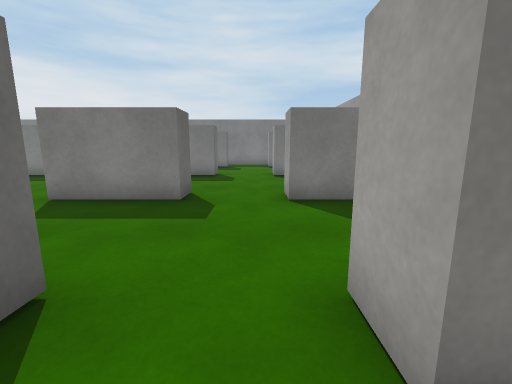
[1] (above)

21 first-person views from a walk through a scene from a Unity 3-D project. The camera is 1.2 m above the floor, tilts 10° down and sees 90° across. The floor is counted in squares, 1 m on a side. Each view is taken from the middle of a square. On the plan, view 1 faces up. The plan holds only what a view shows up to about 12 squares ahead; the rest is blank. The place goes on beyond the plan. The player is left out. Surface patterns are stand-ins for the level's own textures.

[2]
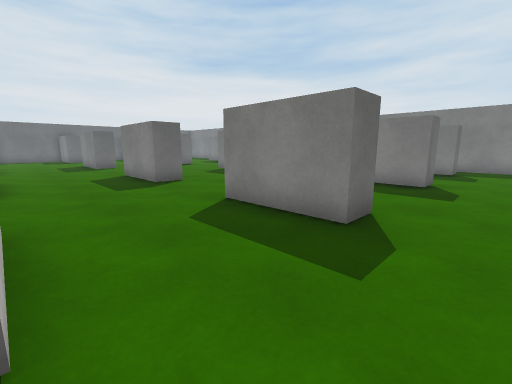

[3]
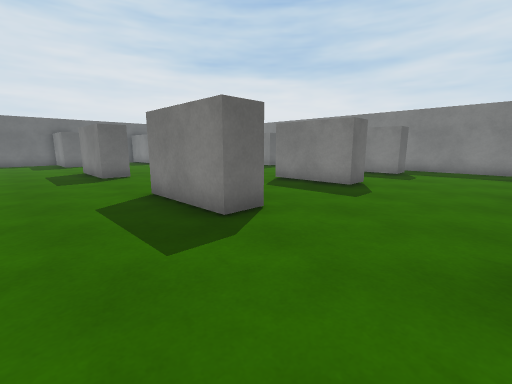

[4]
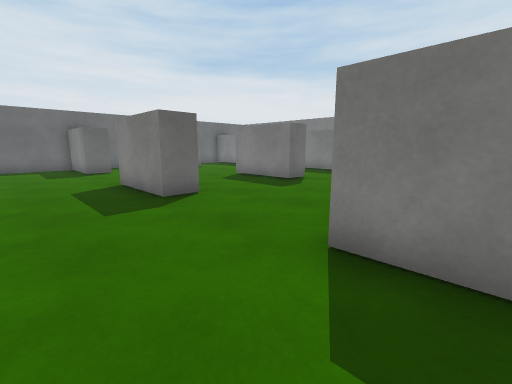

[5]
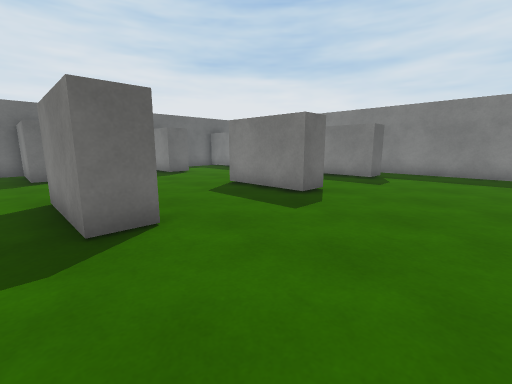

[6]
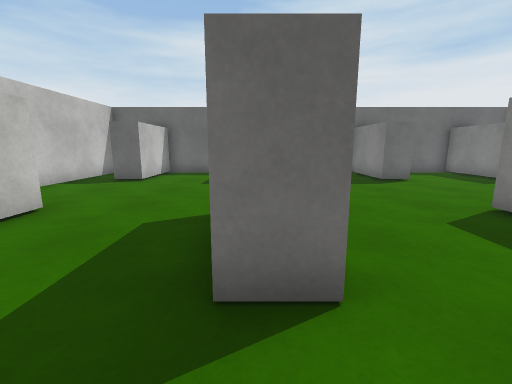

[7]
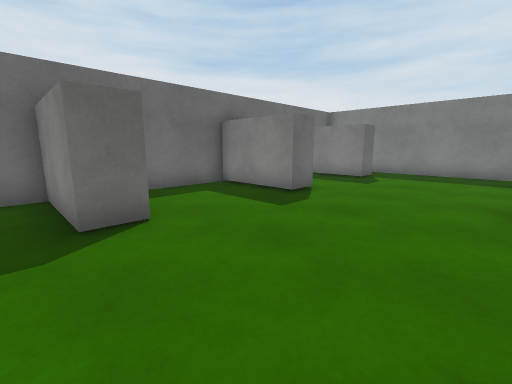

[8]
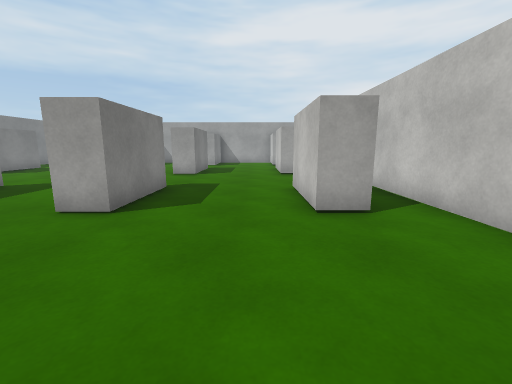

[9]
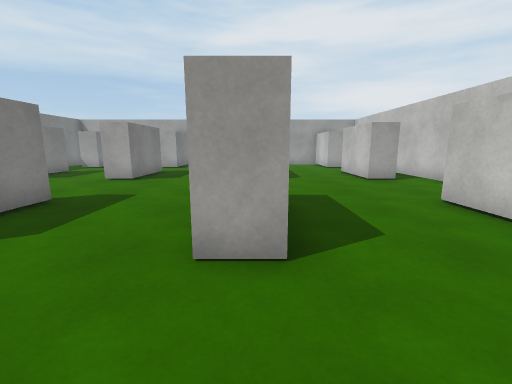

[10]
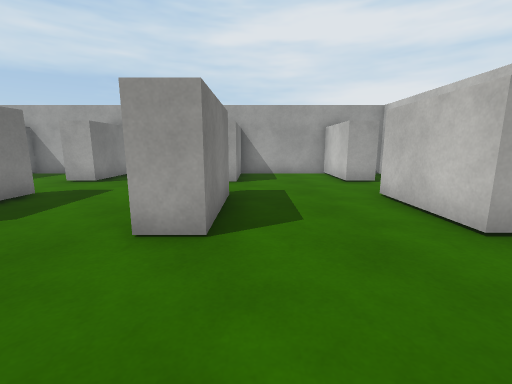

[11]
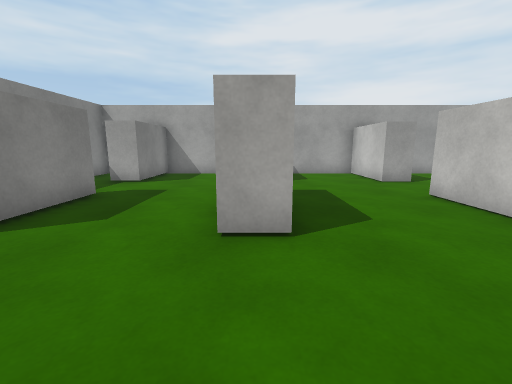

[12]
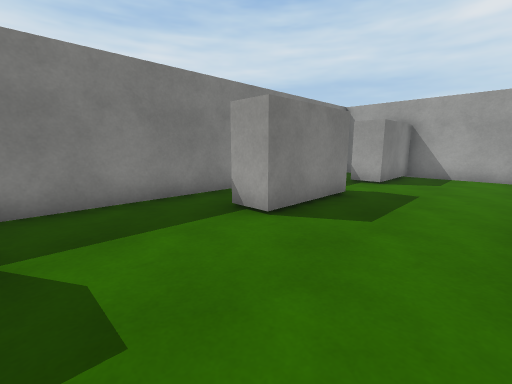

[13]
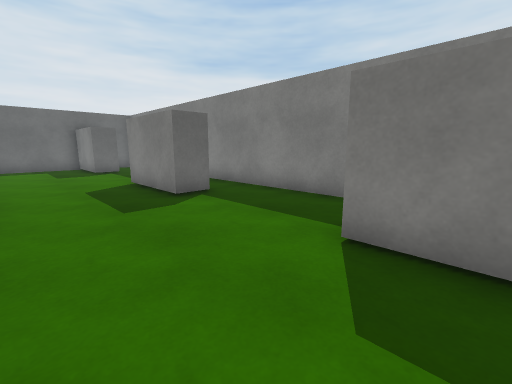

[14]
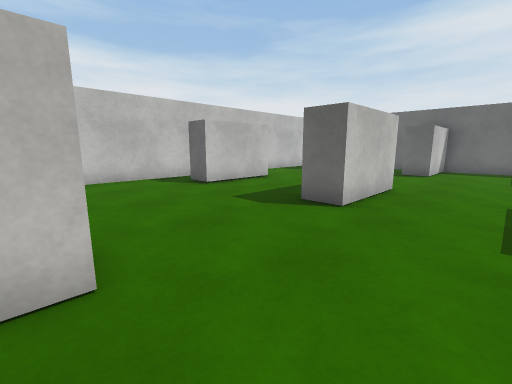

[15]
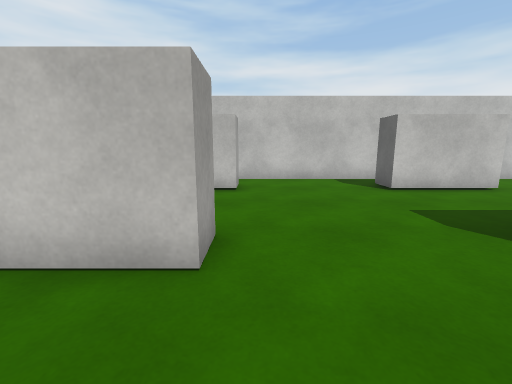

[16]
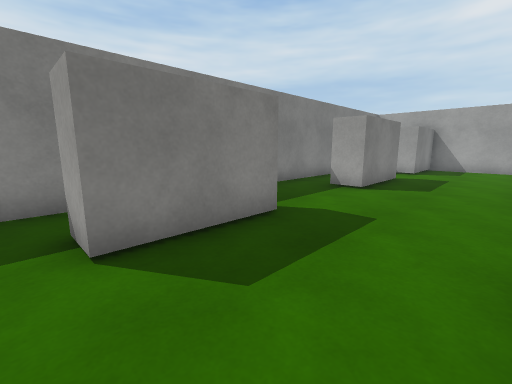

[17]
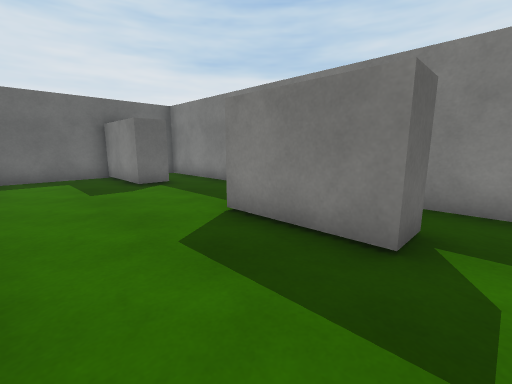

[18]
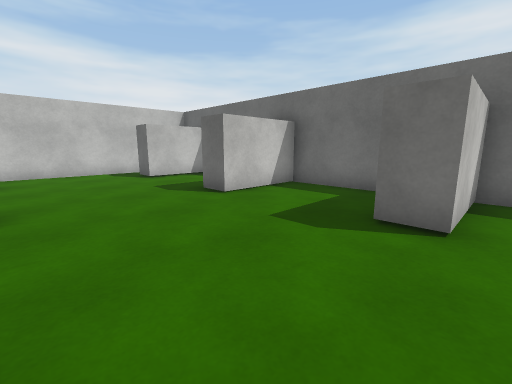

[19]
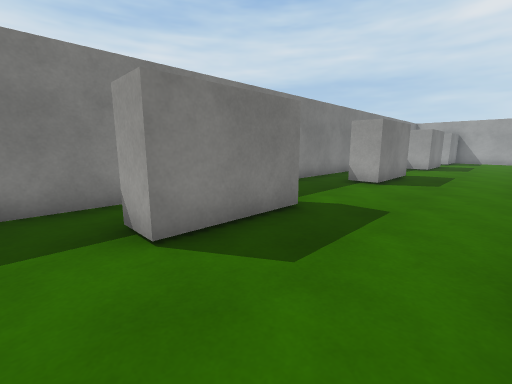

[20]
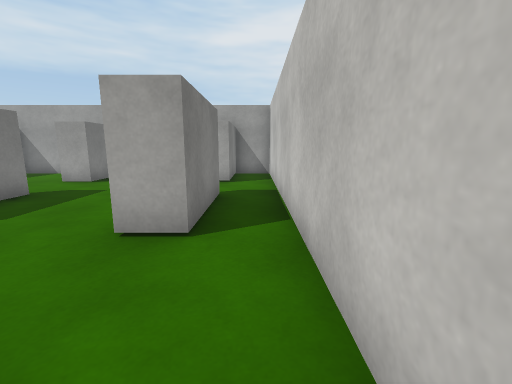

[21]
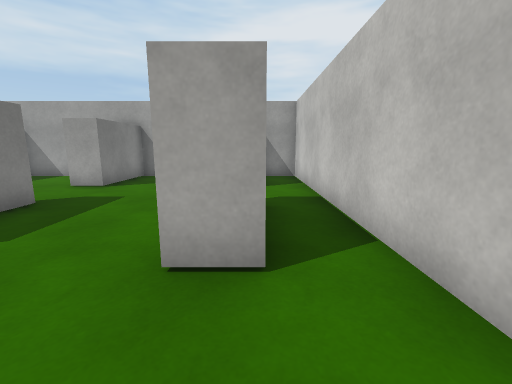

### Floor plan
Points are (right, up) in squares from view 1. A wall is a line through its corners. A room is listed if a view was taken in it or the views show most of it. See-through windows are left out.
Room 1 (views 1, 2, 3, 4, 5, 6, 7, 8, 9, 10, 11, 12, 13, 14, 15, 16, 17, 18, 19, 20, 21)
walls: (-8.4, 6.8) (-8.4, 5.7) (-11.5, 5.7) (-11.5, 6.7) (-9.5, 6.7); (-8.4, 11.6) (-8.4, 10.5) (-11.5, 10.5); (-15.8, 11.6) (-15.8, 10.5) (-18.9, 10.5); (-3.9, 6.7) (-1.7, 6.7) (-1.7, 5.7) (-4.7, 5.7) (-4.7, 6.8); (-8.4, 16) (-8.4, 15) (-11.5, 15) (-11.5, 16); (-11.5, 0.9) (-11.5, 1.9) (-8.4, 1.9); (-18.9, 6.7) (-15.8, 6.7) (-15.8, 5.7) (-18.9, 5.7); (-15.8, 16.1) (-15.8, 15) (-18.8, 15) (-18.8, 16); (-1.7, 11.6) (-1.7, 10.5) (-4.7, 10.5) (-4.7, 11.6); (-18.9, 1.9) (-15.8, 1.9) (-15.8, 0.9); (-16.8, -0.6) (3.7, -0.6) (3.7, 0.9) (0.7, 0.9) (0.7, 1.9) (3.7, 1.9) (3.7, 5.7) (0.7, 5.7) (0.7, 6.7) (3.7, 6.7) (3.7, 10.5); (-1.7, 16) (-1.7, 15) (-4.7, 15) (-4.7, 16); (-1.6, 0.9) (-4.7, 0.9) (-4.7, 1.9) (-1.7, 1.9) (-1.7, 1.5); (-23.1, 16.1) (-23.1, 15) (-26.2, 15) (-26.2, 11.5) (-23.1, 11.5) (-23.1, 10.5) (-26.2, 10.5) (-26.2, 6.7) (-23.1, 6.7) (-23.1, 5.7) (-26.2, 5.7) (-26.2, 1.9) (-23.1, 1.9) (-23.1, 0.9); (3, 10.5) (0.7, 10.5) (0.7, 11.6); (0, 17.8) (-26.2, 17.8); (3.7, 11.9) (3.7, 15) (0.7, 15) (0.7, 16); (3.7, 17.2) (3.7, 17.8) (2.6, 17.8); (-26, -0.6) (-18.9, -0.6)

Positions as (right, up) in squares from view 1, and headings:
1: (0, 0), facing up
2: (0, 2), facing up-left
3: (-5, 3), facing up-left
4: (-10, 3), facing up-left
5: (-12, 5), facing up-left
6: (-14, 6), facing left
7: (-19, 5), facing up-left
8: (-16, 3), facing right
9: (-14, 6), facing right
10: (-8, 5), facing right
11: (-8, 11), facing right
12: (-8, 12), facing up-right
13: (-10, 12), facing up-left
14: (-11, 9), facing down-left
15: (-12, 9), facing down
16: (-12, 12), facing up-right
17: (-15, 12), facing up-left
18: (-19, 12), facing down-left
19: (-20, 12), facing up-right
20: (-8, 0), facing right
21: (-7, 1), facing right
